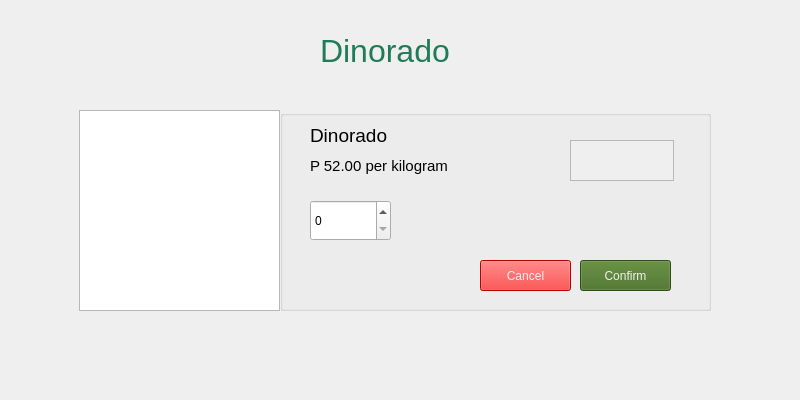
<?xml version="1.0" encoding="UTF-8"?>
<ui version="4.0">
 <class>Form</class>
 <widget class="QWidget" name="Form">
  <property name="geometry">
   <rect>
    <x>0</x>
    <y>0</y>
    <width>800</width>
    <height>400</height>
   </rect>
  </property>
  <property name="windowTitle">
   <string>Form</string>
  </property>
  <property name="styleSheet">
   <string notr="true"/>
  </property>
  <widget class="QLabel" name="dinoradoHeadLabel">
   <property name="geometry">
    <rect>
     <x>320</x>
     <y>20</y>
     <width>131</width>
     <height>61</height>
    </rect>
   </property>
   <property name="font">
    <font>
     <pointsize>24</pointsize>
    </font>
   </property>
   <property name="styleSheet">
    <string notr="true">color: rgb(33, 123, 88);</string>
   </property>
   <property name="text">
    <string>Dinorado</string>
   </property>
  </widget>
  <widget class="QGraphicsView" name="dinoradoGraphicsView">
   <property name="geometry">
    <rect>
     <x>79</x>
     <y>110</y>
     <width>201</width>
     <height>201</height>
    </rect>
   </property>
   <property name="autoFillBackground">
    <bool>true</bool>
   </property>
   <property name="styleSheet">
    <string notr="true">
image: url(:/newPrefix/Dinorado.png);
</string>
   </property>
  </widget>
  <widget class="QGroupBox" name="dinoradoGroupBox">
   <property name="geometry">
    <rect>
     <x>280</x>
     <y>110</y>
     <width>431</width>
     <height>201</height>
    </rect>
   </property>
   <property name="title">
    <string/>
   </property>
   <widget class="QLabel" name="dinoradoLabel">
    <property name="geometry">
     <rect>
      <x>30</x>
      <y>10</y>
      <width>81</width>
      <height>31</height>
     </rect>
    </property>
    <property name="font">
     <font>
      <pointsize>14</pointsize>
     </font>
    </property>
    <property name="text">
     <string>Dinorado</string>
    </property>
   </widget>
   <widget class="QLabel" name="dinoradoPriceLabel">
    <property name="geometry">
     <rect>
      <x>30</x>
      <y>40</y>
      <width>171</width>
      <height>31</height>
     </rect>
    </property>
    <property name="font">
     <font>
      <pointsize>11</pointsize>
     </font>
    </property>
    <property name="text">
     <string>P 52.00 per kilogram</string>
    </property>
   </widget>
   <widget class="QSpinBox" name="dinoradoSpinBox">
    <property name="geometry">
     <rect>
      <x>30</x>
      <y>90</y>
      <width>81</width>
      <height>41</height>
     </rect>
    </property>
   </widget>
   <widget class="QPlainTextEdit" name="dinoradoTextEdit">
    <property name="enabled">
     <bool>false</bool>
    </property>
    <property name="geometry">
     <rect>
      <x>290</x>
      <y>30</y>
      <width>104</width>
      <height>41</height>
     </rect>
    </property>
    <property name="readOnly">
     <bool>true</bool>
    </property>
   </widget>
   <widget class="QPushButton" name="dinoradoConfirmButton">
    <property name="geometry">
     <rect>
      <x>300</x>
      <y>150</y>
      <width>91</width>
      <height>31</height>
     </rect>
    </property>
    <property name="styleSheet">
     <string notr="true">background-color: rgb(66, 107, 31);
color: rgb(240, 240, 240);
font: 10pt &quot;MS Shell Dlg 2&quot;;</string>
    </property>
    <property name="text">
     <string>Confirm</string>
    </property>
   </widget>
   <widget class="QPushButton" name="dinoradoCancelButton">
    <property name="geometry">
     <rect>
      <x>200</x>
      <y>150</y>
      <width>91</width>
      <height>31</height>
     </rect>
    </property>
    <property name="styleSheet">
     <string notr="true">background-color: rgb(254, 0, 0);
font: 10pt &quot;MS Shell Dlg 2&quot;;
color: rgb(240, 240, 240);</string>
    </property>
    <property name="text">
     <string>Cancel</string>
    </property>
   </widget>
  </widget>
 </widget>
 <resources>
  <include location="../../Isa pang thesis/bg/resource.qrc"/>
  <include location="../Graphics/newResource.qrc"/>
 </resources>
 <connections/>
</ui>
